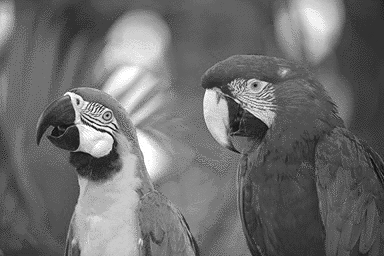
%> input picture lab4/parrots.bmp, 384 x 256 px
$ octave lab4.m   (GNU Octave 9; MATLAB toolbox functions it lacks are replaced by stand-ins)
%> lines starting %> are read from the running program, lines starting %| are printed output that depends on the picture
clear;
close all;

[f,map] = imread('parrots.bmp');
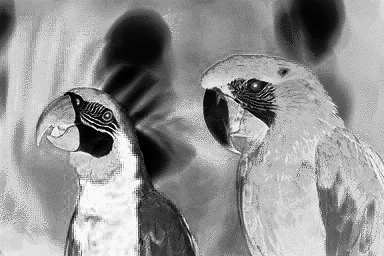
%> f: size 256x384 uint8; min 0, max 255, mean 147.1
%> map = 256 rows, first 12: [1 1 1; 0.776 0.776 0.776; 0.294 0.294 0.294; 0.0706 0.0706 0.0706; 0.945 0.945 0.945; 0.882 0.882 0.882; 0.851 0.851 0.851; 0.812 0.812 0.812; 0.937 0.937 0.937; 0.847 0.847 0.847; 0.816 0.816 0.816; 0.859 0.859 0.859]
original = f;
figure(1)
colormap(map);
image(f);
title('Original Image');

%ецбсмпгЮ бллпЯщузт ейкьнбт

parrotsNoise = imnoise(f,'gaussian');

AverageFilter = fspecial('average',[7 7]);
g = imfilter(parrotsNoise,AverageFilter);

figure(2);
colormap(map);
image(g);
title('Image after applying average filter and gaussian noise');


%Wiener цЯлфсп
[M, N] = size(f);
%> M = 256; N = 384
gama = 1;

F = fft2(f);
G = fft2(g);
H = fft2(AverageFilter,M, N);
Hconjugate = conj(H);
Sf = abs(F).^2;
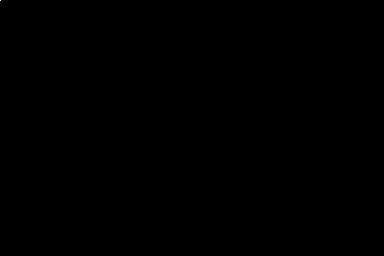
%> Sf: size 256x384 double; min 773.7, max 2.09e+14, mean 2532470779; drawn with min black and max white
Sn = 0.01; %%Бцпэ з default фймЮ фзт дйбурпсЬт еЯнбй 0.01.

FapproxFreq = (Hconjugate./(abs(H).^2 + gama*(Sn./Sf))).* G ;
Fapprox = ifft2(FapproxFreq);
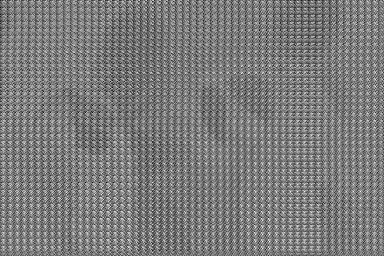
%> Fapprox: size 256x384 double; min -1317.9, max 1701.7, mean 145.3; drawn with min black and max white

figure(3);
colormap(map);
image(Fapprox);
title('Wiener filter Restoration');

%Constrained Least Squares Restoration

[A, B] = size(f);
%> A = 256; B = 384
M = A+3-1;
%> M = 258
N = B+3-1;
%> N = 386

%Дзмйпхсгпэме фзн мЮфсб ме дйбуфЬуейт MxN ме zero padding.

p = [0 -1 0; -1 4 -1;0 -1 0];
P = fft2(p,M,N);

G = fft2(g,M,N);
g = ifft2(G);
%> g: size 258x386 double
H = fft2(AverageFilter,M,N);
Hconjugate = conj(H);

n=norm((M-1)*(N-1)*(0+0.01));
%> n = 989.5
a = 0.05 * n;
%> a = 49.47
gama = 10^(-10);

while(1)
    %ii
    F = (Hconjugate./(abs(H).^2 + gama*(abs(P).^2))).*G;

    %iii
    R = G - H.*F;  %мЭипдпт Newton-Raphson
    r = ifft2(R);
    fgama=norm(r);
    %iv
    if (fgama < n - a)
        gama = gama + gama*2/3;
    else
        gama = gama - gama*2/3;
    end;
    if(fgama>n-a && fgama<n+a)
        f = ifft2(F);
        break;
    end;
end;
%> this loop made 35 passes
%> fgama on passes 1 to 12: 2.58, 2.98, 3.4, 3.86, 4.4, 5.06, 5.83, 6.73, 7.75, 8.89, 10.16, 11.59
%> pass 1, `r = ifft2(R);`:
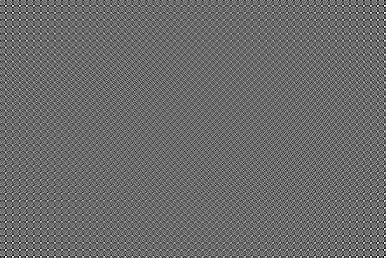
%> r: size 258x386 double; min -0.0422, max 0.0579, mean -3.9e-21; drawn with min black and max white
%> after the loop:
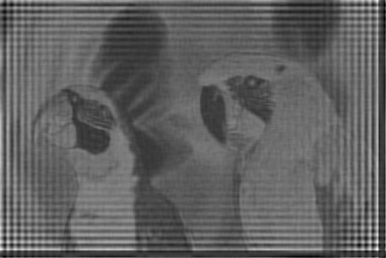
%> f: size 258x386 double; min -191.1, max 687.7, mean 143.5; drawn with min black and max white
%> after the loop, gama = 0.00116

figure(4);
colormap(map);
image(f);
title('Constrained Least Squares Restoration');
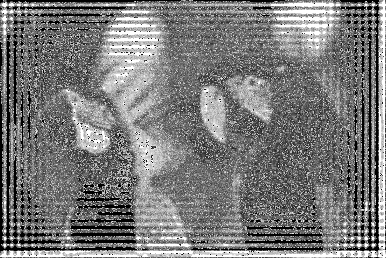
%> displayed picture: size 258x386x3, on the screen's scale of 0 to 255; min 0, max 255, mean 122.1

[x,y] = size(original);
%> x = 256; y = 384
f = ifft2(fft2(f,x,y)); %Metatrepoume tin telikh eikona stis arxikes diastaseis, gia na broume to mse.
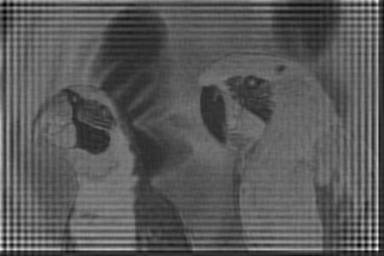
%> f: size 256x384 double; min -151.3, max 687.7, mean 144.7; drawn with min black and max white

mse1 = sqrt(sum(sum((double(original) - double(Fapprox)) .^ 2))) / (x * y)
%> mse1 = 1.27

mse2 = sqrt(sum(sum((double(original) - double(f)) .^ 2))) / (x * y)
%> mse2 = 0.217
